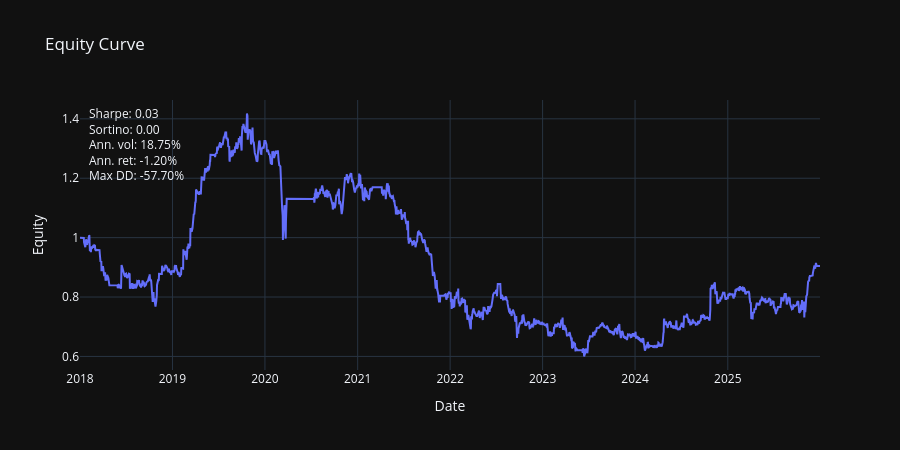

Here is the notebook cell this chart was saved with:
### Code cell
print("Sweden IS stats:")
display(res_full["stats"])

import plotly.graph_objects as go

eq =res_full["equity"]

fig = go.Figure()

fig.add_trace(
    go.Scatter(
        x=eq["datetime"],
        y=eq["equity"],
        mode="lines",
        name="Equity",
    )
)

fig.update_layout(
    title="Equity Curve",
    xaxis_title="Date",
    yaxis_title="Equity",
    template="plotly_dark",
    hovermode="x unified",
    width=900,
    height=450,
)

# compute some performance metrics for annotation
stats = res_full["stats"]
sharpe = stats.get("Sharpe", np.nan)
annual_return = stats.get("CAGR", np.nan)        # use CAGR as annual return
# daily returns from equity
eq["ret"] = eq["equity"].pct_change()
annual_vol = eq["ret"].std() * np.sqrt(252)
downside = eq.loc[eq["ret"] < 0, "ret"]
sortino = (
    eq["ret"].mean() / (downside.std() * np.sqrt(252))
    if len(downside) > 0
    else np.nan
)
roll_max = eq["equity"].cummax()
max_dd = (eq["equity"] / roll_max - 1).min()

metrics_text = (
    f"Sharpe: {sharpe:.2f}<br>"
    f"Sortino: {sortino:.2f}<br>"
    f"Ann. vol: {annual_vol:.2%}<br>"
    f"Ann. ret: {annual_return:.2%}<br>"
    f"Max DD: {max_dd:.2%}"
)

fig.add_annotation(
    xref="paper",
    yref="paper",
    x=0.01,
    y=0.99,
    text=metrics_text,
    showarrow=False,
    align="left",
    font=dict(size=12),
)

fig.show()

### Figure 1 — Plotly figure (JSON) as saved in the notebook; plotly's stock layout.template omitted (floating-point values rounded to 4 significant figures; data arrays with more than 128 entries replaced by an {"elided": "..."} marker saying what was removed)
{"data": [{"mode": "lines", "name": "Equity", "type": "scatter", "x": {"elided": "2088 str values"}, "y": {"elided": "2088 float values"}}], "layout": {"annotations": [{"align": "left", "font": {"size": 12}, "showarrow": false, "text": "Sharpe: 0.03<br>Sortino: 0.00<br>Ann. vol: 18.75%<br>Ann. ret: -1.20%<br>Max DD: -57.70%", "x": 0.01, "xref": "paper", "y": 0.99, "yref": "paper"}], "height": 450, "hovermode": "x unified", "title": {"text": "Equity Curve"}, "width": 900, "xaxis": {"title": {"text": "Date"}}, "yaxis": {"title": {"text": "Equity"}}}}
